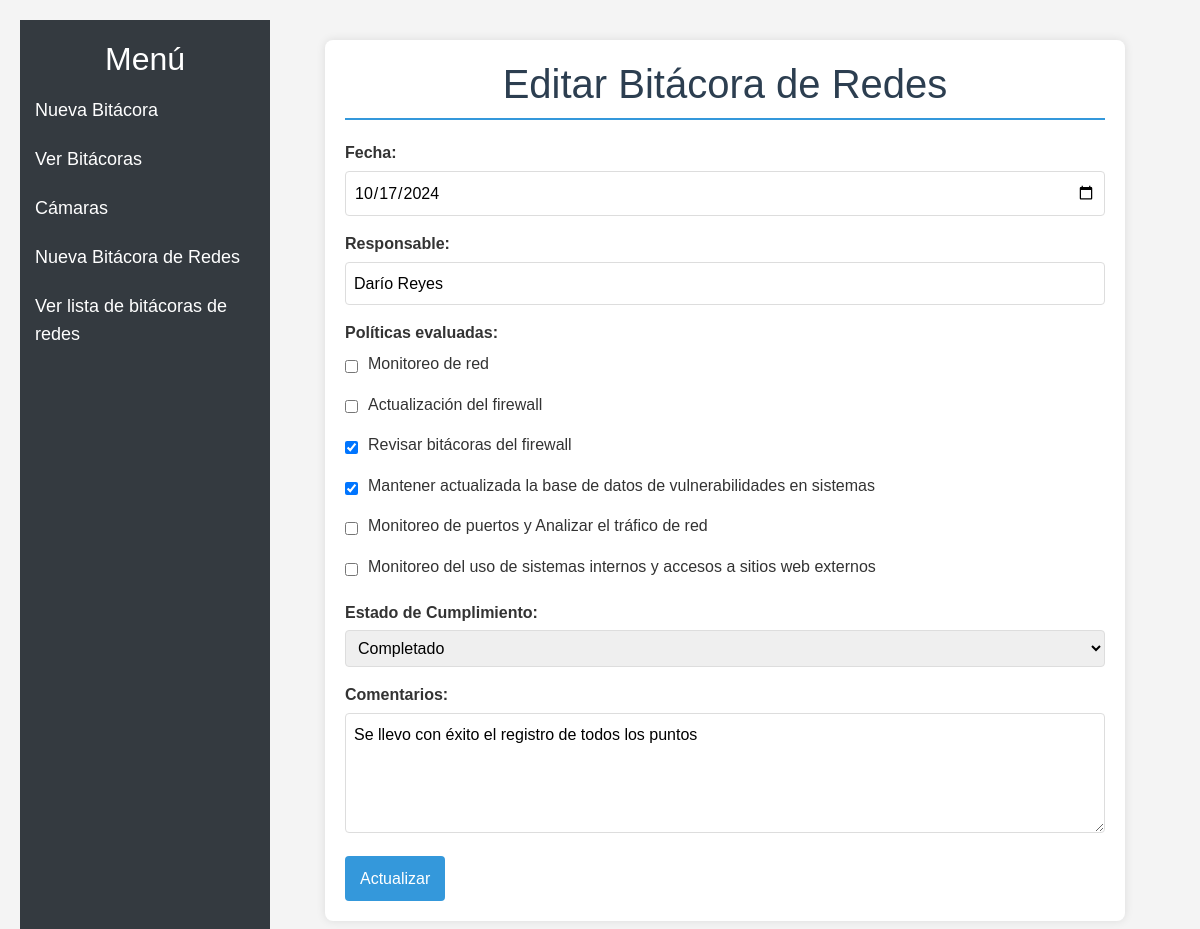
/index.php/redes/editar/8, run on the app's committed database.
### tables this page shows
CREATE TABLE `bitacora_redes` (
  `id` int(11) NOT NULL,
  `fecha` date NOT NULL,
  `responsable` varchar(255) NOT NULL,
  `politicas` text NOT NULL,
  `estado_cumplimiento` varchar(50) NOT NULL,
  `comentarios` text DEFAULT NULL
);

### application/controllers/Redes.php (called while the page is built, shortened)
<?php
class Redes extends CI_Controller {
    public function __construct() {
        $this->load->model('Redes_model');
        $this->load->helper('url');
        $this->load->helper('form');
        $this->load->library('session');
        $this->load->library('pdf');
        $this->load->library('tcpdf');
    }
    public function editar($id) {
        $data['bitacora'] = $this->Redes_model->get_bitacora_by_id($id);
        $data['contenido'] = 'redes/editar';
        $this->load->view('sidebar_menu', $data);
    }
}

### index.php (called while the page is built, shortened)
<?php
require_once BASEPATH.'core/CodeIgniter.php';

### application/models/Redes_model.php (called while the page is built, shortened)
<?php
class Redes_model extends CI_Model {
    public function get_bitacora_by_id($id) {
        $query = $this->db->get_where('bitacora_redes', array('id' => $id));
        return $query->row_array();
    }
}

### application/views/redes/editar.php (the view, shortened to what this page needs)
<!DOCTYPE html>
<html lang="es">
<head>
</head>
<body>
    <div class="container">
        <h1>Editar Bitácora de Redes</h1>
        <form method="post" action="<?php echo site_url('redes/guardar'); ?>">
            <label for="fecha">Fecha:</label>
            <input type="date" name="fecha" id="fecha" value="<?php echo isset($bitacora['fecha']) ? $bitacora['fecha'] : ''; ?>" required>
            <label for="responsable">Responsable:</label>
            <input type="text" name="responsable" id="responsable" value="<?php echo isset($bitacora['responsable']) ? $bitacora['responsable'] : ''; ?>" required>
            <label>Políticas evaluadas:</label>
            <div class="checkbox-group">
                <?php
                $politicas = [];
                if (isset($bitacora['politicas'])) {
                    if (is_string($bitacora['politicas'])) {
                        $politicas = json_decode($bitacora['politicas'], true);
                    } elseif (is_array($bitacora['politicas'])) {
                        $politicas = $bitacora['politicas'];
                    }
                }
                $politicas_list = [
                    'Monitoreo de red',
                    'Actualización del firewall',
                    'Revisar bitácoras del firewall',
                    'Mantener actualizada la base de datos de vulnerabilidades en sistemas',
                    'Monitoreo de puertos y Analizar el tráfico de red',
                    'Monitoreo del uso de sistemas internos y accesos a sitios web externos'
                ];
                foreach ($politicas_list as $politica) {
                    $checked = in_array($politica, $politicas) ? 'checked' : '';
                    $id = 'politica_' . md5($politica);
                    echo '<div class="checkbox-item">';
                    echo '<input type="checkbox" name="politicas[]" value="' . htmlspecialchars($politica, ENT_QUOTES, 'UTF-8') . '" id="' . $id . '" ' . $checked . '>';
                    echo '<label for="' . $id . '">' . htmlspecialchars($politica, ENT_QUOTES, 'UTF-8') . '</label>';
                    echo '</div>';
                }
                ?>
            </div>
            <label for="estado_cumplimiento">Estado de Cumplimiento:</label>
            <select name="estado_cumplimiento" id="estado_cumplimiento" required>
                <option value="Completado" <?php echo (isset($bitacora['estado_cumplimiento']) && $bitacora['estado_cumplimiento'] == 'Completado') ? 'selected' : ''; ?>>Completado</option>
            </select>
            <label for="comentarios">Comentarios:</label>
            <textarea name="comentarios" id="comentarios" rows="4"><?php echo isset($bitacora['comentarios']) ? $bitacora['comentarios'] : ''; ?></textarea>
            <button type="submit">Actualizar</button>
        </form>
    </div>
</body>
</html>

### application/views/sidebar_menu.php (style rules this page uses)
body { display: flex; min-height: 100vh; margin: 0; font-family: Arial, sans-serif; background-color: #f8f9fa; }

### application/views/redes/editar.php (style rules this page uses)
body { font-family: Arial, sans-serif; line-height: 1.6; color: #333; background-color: #f4f4f4; margin: 0; padding: 20px; }
.container { max-width: 800px; margin: 0 auto; background-color: #fff; padding: 20px; border-radius: 8px; box-shadow: 0 0 10px rgba(0,0,0,0.1); }
h1 { color: #2c3e50; text-align: center; padding-bottom: 10px; border-bottom: 2px solid #3498db; }
form { margin-top: 20px; }
label { display: block; margin-bottom: 5px; font-weight: bold; }
input[type="date"], input[type="text"], select, textarea { width: 100%; padding: 8px; margin-bottom: 15px; border: 1px solid #ddd; border-radius: 4px; box-sizing: border-box; }
.checkbox-group { margin-bottom: 15px; }
.checkbox-item { margin-bottom: 10px; display: flex; align-items: center; }
.checkbox-item input[type="checkbox"] { margin-right: 10px; }
.checkbox-item label { font-weight: normal; }
button { background-color: #3498db; color: #fff; padding: 10px 15px; border: none; border-radius: 4px; cursor: pointer; font-size: 16px; transition: background-color 0.3s; }

### data on the page
bitacora_redes: fecha "10/17/2024", responsable "Darío Reyes", estado_cumplimiento "Completado", comentarios "Se llevo con éxito el registro de todos los puntos"

### other printed values
$politica "Monitoreo de red"
$politica "Actualización del firewall"
$politica "Revisar bitácoras del firewall"
$politica "Mantener actualizada la base de datos de vulnerabilidades en sistemas"
$politica "Monitoreo de puertos y Analizar el tráfico de red"
$politica "Monitoreo del uso de sistemas internos y accesos a sitios web externos"
